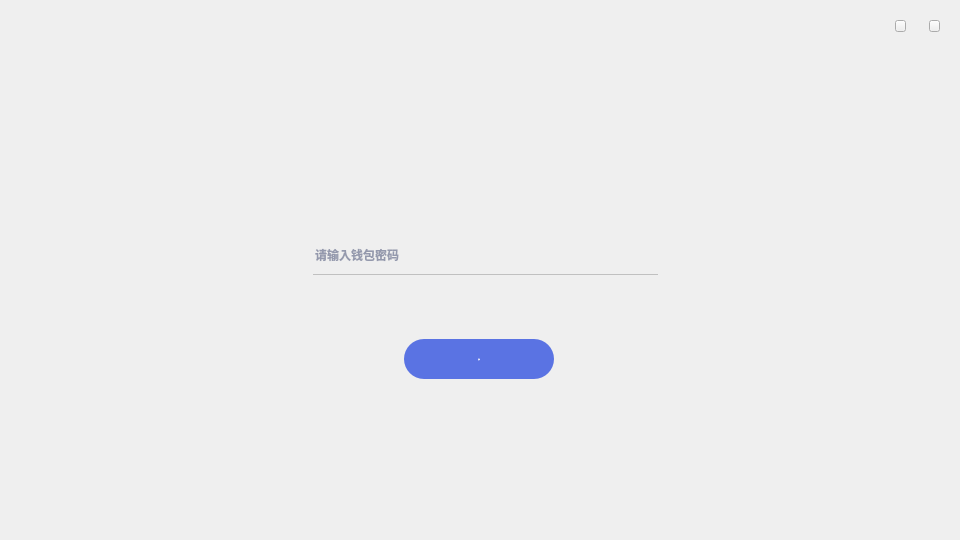
<?xml version="1.0" encoding="UTF-8"?>
<ui version="4.0">
 <class>LockPage</class>
 <widget class="QWidget" name="LockPage">
  <property name="geometry">
   <rect>
    <x>0</x>
    <y>0</y>
    <width>960</width>
    <height>540</height>
   </rect>
  </property>
  <property name="font">
   <font>
    <family>Microsoft YaHei UI Light</family>
    <weight>75</weight>
    <bold>true</bold>
   </font>
  </property>
  <property name="windowTitle">
   <string>Form</string>
  </property>
  <widget class="QLabel" name="syncLabel">
   <property name="geometry">
    <rect>
     <x>580</x>
     <y>440</y>
     <width>120</width>
     <height>20</height>
    </rect>
   </property>
   <property name="font">
    <font>
     <family>Microsoft YaHei UI Light</family>
    </font>
   </property>
   <property name="styleSheet">
    <string notr="true">QLabel{color: white;}</string>
   </property>
   <property name="text">
    <string/>
   </property>
   <property name="alignment">
    <set>Qt::AlignCenter</set>
   </property>
  </widget>
  <widget class="QToolButton" name="enterBtn">
   <property name="geometry">
    <rect>
     <x>404</x>
     <y>339</y>
     <width>150</width>
     <height>40</height>
    </rect>
   </property>
   <property name="font">
    <font>
     <family>微软雅黑</family>
     <pointsize>-1</pointsize>
     <weight>50</weight>
     <italic>false</italic>
     <bold>false</bold>
    </font>
   </property>
   <property name="cursor">
    <cursorShape>PointingHandCursor</cursorShape>
   </property>
   <property name="focusPolicy">
    <enum>Qt::NoFocus</enum>
   </property>
   <property name="styleSheet">
    <string notr="true">background-color: rgb(90, 115, 227);border:none;border-radius:20px;
color: rgb(255, 255, 255);
font: 15px &quot;微软雅黑&quot;;</string>
   </property>
   <property name="text">
    <string>登录</string>
   </property>
  </widget>
  <widget class="QLabel" name="label_pic1">
   <property name="geometry">
    <rect>
     <x>685</x>
     <y>289</y>
     <width>112</width>
     <height>137</height>
    </rect>
   </property>
   <property name="styleSheet">
    <string notr="true">border-image: url(:/ui/wallet_ui/login_pic1.png);</string>
   </property>
   <property name="text">
    <string/>
   </property>
  </widget>
  <widget class="QLabel" name="label_pic2">
   <property name="geometry">
    <rect>
     <x>685</x>
     <y>388</y>
     <width>85</width>
     <height>45</height>
    </rect>
   </property>
   <property name="styleSheet">
    <string notr="true">border-image: url(:/ui/wallet_ui/login_pic2.png);</string>
   </property>
   <property name="text">
    <string/>
   </property>
  </widget>
  <widget class="QLabel" name="label_pic3">
   <property name="geometry">
    <rect>
     <x>264</x>
     <y>126</y>
     <width>444</width>
     <height>294</height>
    </rect>
   </property>
   <property name="styleSheet">
    <string notr="true">QLabel{border-image: url(:/ui/wallet_ui/login_pic3.png);}</string>
   </property>
   <property name="text">
    <string/>
   </property>
  </widget>
  <widget class="QToolButton" name="miniBtn">
   <property name="geometry">
    <rect>
     <x>895</x>
     <y>20</y>
     <width>11</width>
     <height>12</height>
    </rect>
   </property>
   <property name="cursor">
    <cursorShape>PointingHandCursor</cursorShape>
   </property>
   <property name="focusPolicy">
    <enum>Qt::NoFocus</enum>
   </property>
   <property name="text">
    <string/>
   </property>
  </widget>
  <widget class="QLabel" name="tipLabel">
   <property name="geometry">
    <rect>
     <x>320</x>
     <y>280</y>
     <width>141</width>
     <height>20</height>
    </rect>
   </property>
   <property name="font">
    <font>
     <family>Microsoft YaHei UI Light</family>
    </font>
   </property>
   <property name="styleSheet">
    <string notr="true">color: rgb(255,34,76);</string>
   </property>
   <property name="text">
    <string/>
   </property>
   <property name="alignment">
    <set>Qt::AlignLeading|Qt::AlignLeft|Qt::AlignVCenter</set>
   </property>
  </widget>
  <widget class="QToolButton" name="closeBtn">
   <property name="geometry">
    <rect>
     <x>929</x>
     <y>20</y>
     <width>11</width>
     <height>12</height>
    </rect>
   </property>
   <property name="cursor">
    <cursorShape>PointingHandCursor</cursorShape>
   </property>
   <property name="focusPolicy">
    <enum>Qt::NoFocus</enum>
   </property>
   <property name="text">
    <string/>
   </property>
  </widget>
  <widget class="QLineEdit" name="pwdLineEdit">
   <property name="geometry">
    <rect>
     <x>313</x>
     <y>235</y>
     <width>345</width>
     <height>40</height>
    </rect>
   </property>
   <property name="font">
    <font>
     <family>Microsoft YaHei UI Light</family>
    </font>
   </property>
   <property name="contextMenuPolicy">
    <enum>Qt::DefaultContextMenu</enum>
   </property>
   <property name="styleSheet">
    <string notr="true">QLineEdit{background:transparent;border:none;border-bottom:1px solid rgb(160,160,160,153);
color: rgb(57,68,107);border-radius:0px;}</string>
   </property>
   <property name="echoMode">
    <enum>QLineEdit::Password</enum>
   </property>
   <property name="alignment">
    <set>Qt::AlignLeading|Qt::AlignLeft|Qt::AlignVCenter</set>
   </property>
   <property name="placeholderText">
    <string>请输入钱包密码</string>
   </property>
   <property name="clearButtonEnabled">
    <bool>false</bool>
   </property>
  </widget>
  <widget class="QLabel" name="label_pic4">
   <property name="geometry">
    <rect>
     <x>385</x>
     <y>140</y>
     <width>190</width>
     <height>41</height>
    </rect>
   </property>
   <property name="styleSheet">
    <string notr="true">border-image: url(:/ui/wallet_ui/login_pic4.png);</string>
   </property>
   <property name="text">
    <string/>
   </property>
  </widget>
  <zorder>label_pic1</zorder>
  <zorder>label_pic3</zorder>
  <zorder>syncLabel</zorder>
  <zorder>enterBtn</zorder>
  <zorder>label_pic2</zorder>
  <zorder>miniBtn</zorder>
  <zorder>tipLabel</zorder>
  <zorder>closeBtn</zorder>
  <zorder>pwdLineEdit</zorder>
  <zorder>label_pic4</zorder>
 </widget>
 <resources/>
 <connections/>
</ui>
